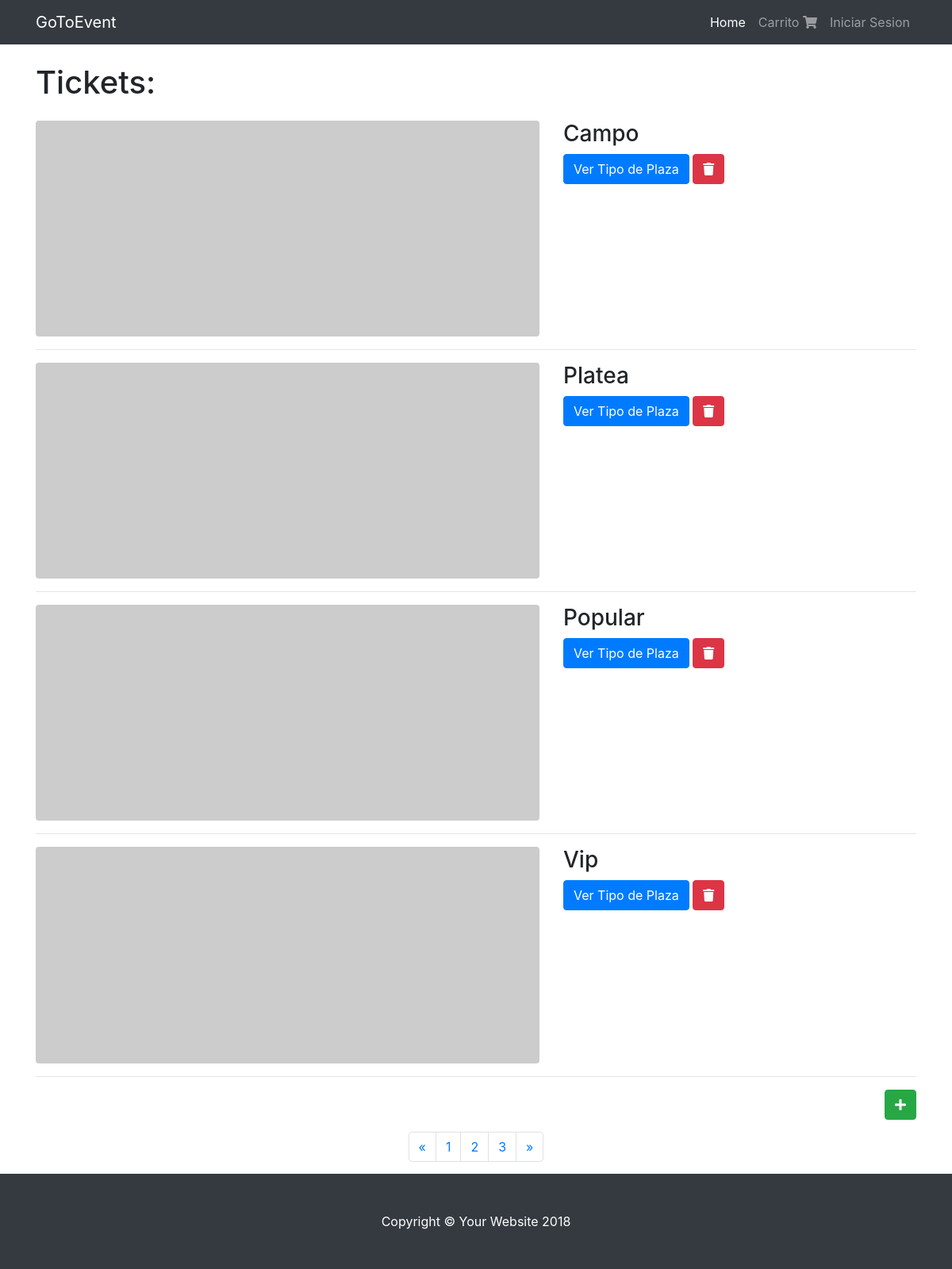
The app's page /GoToEvent/SquareType/readAll with its own data.
### tables this page shows
CREATE TABLE `square_types` (
  `id_square_type` int(11) NOT NULL,
  `description` varchar(100) DEFAULT NULL
);

### GoToEvent/controllers/squaretypecontroller.php (called while the page is built, shortened)
<?php
class SquareTypeController
{
    protected $dao;
    public function __construct()
    {
        $this->dao=Dao::getInstance();
    }
    public function readAll()
    {
    	$list = $this->dao->readAll();
        require(ROOT . VIEWS . 'viewsquaretypes.php');
    }
}

### GoToEvent/index.php (called while the page is built, shortened)
<?php
	require_once "config/Autoload.php";
    require_once "daos/daodb/Singleton.php";
    require_once "daos/daoList/Singleton.php";
    Router::direccionar(new Request());
?>

### GoToEvent/config/Autoload.php (called while the page is built, shortened)
<?php namespace config;
class Autoload
{
    public static function Start()
    {
        spl_autoload_register(function ($instancia) {
        	$instancia = strtolower($instancia);
            $ruta = ROOT . str_replace("\\", "/", $instancia) . ".php";
        });
    }
}

### GoToEvent/daos/daodb/Singleton.php (called while the page is built)
<?php namespace daos\daodb;
class Singleton
{
	private static $instance=array();
	public static function getInstance()
	{
		$miclase=get_called_class();
		if(!isset(self::$instance[$miclase]))
			{
				self::$instance[$miclase]=new $miclase;
			}
		return self::$instance[$miclase];
	}
}
?>

### GoToEvent/daos/daodb/connection.php (called while the page is built, shortened)
<?php
class Connection {
     private $pdo = null;
     private static $instance = null;
     public function __construct()
     {
          try
          {
               $this->pdo = new \PDO("mysql:host=" . DB_HOST . ";dbname=" . DB_NAME, DB_USER, DB_PASS);
               $this->pdo->setAttribute(\PDO::ATTR_ERRMODE, \PDO::ERRMODE_EXCEPTION);
          }
          catch (Exception $ex)
          {
               throw $ex;
          }
     }
     public static function getInstance()
     {
         if(self::$instance == null)
            self::$instance = new Connection();
         return self::$instance;
     }
     public function execute($query, $parameters = array())
     {
          try
          {
               $this->pdoStatement = $this->pdo->prepare($query);
               $this->pdoStatement->execute();
               return $this->pdoStatement->fetchAll();
          }
          catch(Exception $ex)
          {
               throw $ex;
          }
     }
}

### GoToEvent/daos/daodb/squaretypedao.php (called while the page is built, shortened)
<?php
class SquareTypeDao extends Singleton implements \interfaces\Crud
{
    public function readAll()
    {
        $sql = "SELECT * FROM square_types";
        try
        {
            $this->connection = Connection::getInstance();
            $resultSet = $this->connection->execute($sql);
        }
        catch(PDOException $e)
        {
			echo $e;
		}
        if(!empty($resultSet))
            return $this->mapear($resultSet);
        else
            return false;
    }
	protected function mapear($value) {
		$value = is_array($value) ? $value : [];
		$resp = array_map(function($p){
		    return new M_Square_type( $p['description'], $p['id_square_type']);
        }, $value);
            return count($resp) > 0 ? $resp : null;
     }
}

### GoToEvent/models/Square_type.php (called while the page is built, shortened)
<?php
class Square_type
{
	private $description;
	function __construct($description='',$id_square_type='')
	{
		$this->description = $description;
	}
	public function getDescription()
	{
		return $this->description;
	}
}
?>

### GoToEvent/views/viewsquaretypes.php (the view, shortened to what this page needs)
<!DOCTYPE html>
<html lang="en">
  <head>
    <link href="../assets/vendor/bootstrap/css/bootstrap.min.css" rel="stylesheet">
    <link href="../assets/css/1-col-portfolio.css" rel="stylesheet">
    <link rel="stylesheet" href="https://use.fontawesome.com/releases/v5.4.1/css/all.css">
  </head>
  <body>
    <?php include_once (VIEWS."header.php");?>
    <div class="container">
      <h1 class="my-4">Tickets:
      </h1>
      <?php if (!empty($list)){ foreach ($list as $key => $square_type){ ?>
      <div class="row">
        <div class="col-md-7">
          <a href="#">
            <img class="img-fluid rounded mb-3 mb-md-0" src="http://placehold.it/700x300" alt="">
          </a>
        </div>
        <div class="col-md-5">
          <h3><?php echo $square_type->getDescription(); ?></h3>
          <form action="<?php echo BASE; ?>SquareType/delete" method="post">
          <a class="btn btn-primary" href="#">Ver Tipo de Plaza</a>
          <button name="description" type="submit" class="btn btn-danger" value="<?php echo $square_type->getDescription();?>"><i class="fas fa-trash"></i> </button>
          </form>
        </div>
      </div>
      <hr>
      <?php } } else { echo '<p>' ."NO HAY TIPOS DE PLAZA CARGADOS" .'</p>'; } ?>
      <div class="pagination justify-content-end">
      <button name="idEvent" type="submit" class="btn btn-success" title="agregar usuario"><i class="fas fa-plus"></i></button>
      </div>
      <ul class="pagination justify-content-center">
        <li class="page-item">
          <a class="page-link" href="#" aria-label="Previous">
            <span aria-hidden="true">&laquo;</span>
          </a>
        </li>
        <li class="page-item">
          <a class="page-link" href="#">1</a>
        </li>
        <li class="page-item">
          <a class="page-link" href="#">2</a>
        </li>
        <li class="page-item">
          <a class="page-link" href="#">3</a>
        </li>
        <li class="page-item">
          <a class="page-link" href="#" aria-label="Next">
            <span aria-hidden="true">&raquo;</span>
          </a>
        </li>
      </ul>
    </div>
    <footer class="py-5 bg-dark">
      <div class="container">
        <p class="m-0 text-center text-white">Copyright &copy; Your Website 2018</p>
      </div>
    </footer>
  </body>
</html>
</html>

### GoToEvent/assets/css/1-col-portfolio.css (style rules this page uses)
body { padding-top: 54px; }
@media (min-width: 992px) { body { padding-top: 56px; } }
.pagination { margin-bottom: 15px; }

### records on screen
square_types: description "Campo"
square_types: description "Platea"
square_types: description "Popular"
square_types: description "Vip"
